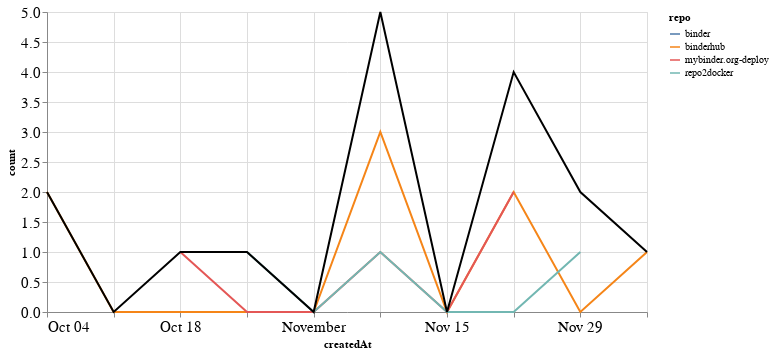

Write notebook code for a chart like this one.
### Markdown cell above
### PRs

### Code cell
prs_time = prs.groupby('repo').resample('W', on='createdAt').count()['author'].reset_index()
prs_time = prs_time.rename(columns={'author': 'count'})
prs_time_total = prs_time.groupby('createdAt').agg({"count": "sum"}).reset_index()

ch1 = alt.Chart(prs_time, width=600).mark_line().encode(
    x='createdAt',
    y='count',
    color='repo',
    tooltip="repo"
)

ch2 = alt.Chart(prs_time_total, width=600).mark_line(color="black").encode(
    x='createdAt',
    y='count',
)

ch1 + ch2

### Figure 1 — Vega-Lite specification as saved in the notebook (floating-point values rounded to 4 significant figures)
{"config": {"axisLeft": {"labelFontSize": 15}, "axisBottom": {"labelFontSize": 15}}, "layer": [{"data": {"name": "data-34e388eaaa2204bf3670a630efa76e53"}, "mark": "line", "encoding": {"color": {"type": "nominal", "field": "repo"}, "tooltip": {"type": "nominal", "field": "repo"}, "x": {"type": "temporal", "field": "createdAt"}, "y": {"type": "quantitative", "field": "count"}}, "width": 600}, {"data": {"name": "data-833325740242cd2f16e24e289d1ee341"}, "mark": {"type": "line", "color": "black"}, "encoding": {"x": {"type": "temporal", "field": "createdAt"}, "y": {"type": "quantitative", "field": "count"}}, "width": 600}], "$schema": "https://vega.github.io/schema/vega-lite/v4.8.1.json", "datasets": {"data-34e388eaaa2204bf3670a630efa76e53": [{"repo": "binder", "createdAt": "2020-11-29T00:00:00", "count": 1}, {"repo": "binderhub", "createdAt": "2020-10-04T00:00:00", "count": 2}, {"repo": "binderhub", "createdAt": "2020-10-11T00:00:00", "count": 0}, {"repo": "binderhub", "createdAt": "2020-10-18T00:00:00", "count": 0}, {"repo": "binderhub", "createdAt": "2020-10-25T00:00:00", "count": 0}, {"repo": "binderhub", "createdAt": "2020-11-01T00:00:00", "count": 0}, {"repo": "binderhub", "createdAt": "2020-11-08T00:00:00", "count": 3}, {"repo": "binderhub", "createdAt": "2020-11-15T00:00:00", "count": 0}, {"repo": "binderhub", "createdAt": "2020-11-22T00:00:00", "count": 2}, {"repo": "binderhub", "createdAt": "2020-11-29T00:00:00", "count": 0}, {"repo": "binderhub", "createdAt": "2020-12-06T00:00:00", "count": 1}, {"repo": "mybinder.org-deploy", "createdAt": "2020-10-18T00:00:00", "count": 1}, {"repo": "mybinder.org-deploy", "createdAt": "2020-10-25T00:00:00", "count": 0}, {"repo": "mybinder.org-deploy", "createdAt": "2020-11-01T00:00:00", "count": 0}, {"repo": "mybinder.org-deploy", "createdAt": "2020-11-08T00:00:00", "count": 1}, {"repo": "mybinder.org-deploy", "createdAt": "2020-11-15T00:00:00", "count": 0}, {"repo": "mybinder.org-deploy", "createdAt": "2020-11-22T00:00:00", "count": 2}, {"repo": "repo2docker", "createdAt": "2020-10-25T00:00:00", "count": 1}, {"repo": "repo2docker", "createdAt": "2020-11-01T00:00:00", "count": 0}, {"repo": "repo2docker", "createdAt": "2020-11-08T00:00:00", "count": 1}, {"repo": "repo2docker", "createdAt": "2020-11-15T00:00:00", "count": 0}, {"repo": "repo2docker", "createdAt": "2020-11-22T00:00:00", "count": 0}, {"repo": "repo2docker", "createdAt": "2020-11-29T00:00:00", "count": 1}], "data-833325740242cd2f16e24e289d1ee341": [{"createdAt": "2020-10-04T00:00:00", "count": 2}, {"createdAt": "2020-10-11T00:00:00", "count": 0}, {"createdAt": "2020-10-18T00:00:00", "count": 1}, {"createdAt": "2020-10-25T00:00:00", "count": 1}, {"createdAt": "2020-11-01T00:00:00", "count": 0}, {"createdAt": "2020-11-08T00:00:00", "count": 5}, {"createdAt": "2020-11-15T00:00:00", "count": 0}, {"createdAt": "2020-11-22T00:00:00", "count": 4}, {"createdAt": "2020-11-29T00:00:00", "count": 2}, {"createdAt": "2020-12-06T00:00:00", "count": 1}]}}
